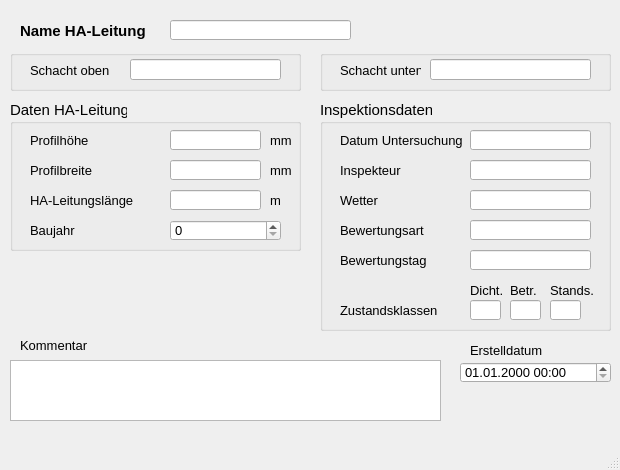
<?xml version="1.0" encoding="UTF-8"?>
<ui version="4.0">
 <class>MainWindow</class>
 <widget class="QMainWindow" name="MainWindow">
  <property name="geometry">
   <rect>
    <x>0</x>
    <y>0</y>
    <width>620</width>
    <height>470</height>
   </rect>
  </property>
  <property name="sizePolicy">
   <sizepolicy hsizetype="Preferred" vsizetype="Preferred">
    <horstretch>0</horstretch>
    <verstretch>0</verstretch>
   </sizepolicy>
  </property>
  <property name="minimumSize">
   <size>
    <width>620</width>
    <height>470</height>
   </size>
  </property>
  <property name="maximumSize">
   <size>
    <width>620</width>
    <height>470</height>
   </size>
  </property>
  <property name="baseSize">
   <size>
    <width>0</width>
    <height>0</height>
   </size>
  </property>
  <property name="font">
   <font>
    <family>Tahoma</family>
    <pointsize>10</pointsize>
   </font>
  </property>
  <property name="windowTitle">
   <string>Haltung Untersuchungsdaten</string>
  </property>
  <widget class="QWidget" name="centralwidget">
   <widget class="QLabel" name="label">
    <property name="geometry">
     <rect>
      <x>20</x>
      <y>20</y>
      <width>141</width>
      <height>21</height>
     </rect>
    </property>
    <property name="font">
     <font>
      <family>Tahoma</family>
      <pointsize>11</pointsize>
      <weight>75</weight>
      <bold>true</bold>
     </font>
    </property>
    <property name="text">
     <string>Name HA-Leitung</string>
    </property>
   </widget>
   <widget class="QGroupBox" name="groupBox">
    <property name="geometry">
     <rect>
      <x>10</x>
      <y>50</y>
      <width>291</width>
      <height>41</height>
     </rect>
    </property>
    <property name="font">
     <font>
      <family>Tahoma</family>
      <pointsize>11</pointsize>
     </font>
    </property>
    <property name="title">
     <string/>
    </property>
    <widget class="QLabel" name="label_3">
     <property name="geometry">
      <rect>
       <x>20</x>
       <y>10</y>
       <width>91</width>
       <height>21</height>
      </rect>
     </property>
     <property name="font">
      <font>
       <family>Tahoma</family>
       <pointsize>10</pointsize>
      </font>
     </property>
     <property name="text">
      <string>Schacht oben</string>
     </property>
    </widget>
    <widget class="QLineEdit" name="schoben">
     <property name="geometry">
      <rect>
       <x>120</x>
       <y>9</y>
       <width>151</width>
       <height>21</height>
      </rect>
     </property>
     <property name="font">
      <font>
       <family>Tahoma</family>
       <pointsize>10</pointsize>
      </font>
     </property>
     <property name="toolTip">
      <string>&lt;html&gt;&lt;head/&gt;&lt;body&gt;&lt;p&gt;Name des oberen Schachts&lt;/p&gt;&lt;/body&gt;&lt;/html&gt;</string>
     </property>
     <property name="statusTip">
      <string>Name des oberen Schachts</string>
     </property>
    </widget>
   </widget>
   <widget class="QGroupBox" name="groupBox_3">
    <property name="geometry">
     <rect>
      <x>320</x>
      <y>50</y>
      <width>291</width>
      <height>41</height>
     </rect>
    </property>
    <property name="font">
     <font>
      <family>Tahoma</family>
      <pointsize>11</pointsize>
     </font>
    </property>
    <property name="title">
     <string/>
    </property>
    <widget class="QLabel" name="label_9">
     <property name="geometry">
      <rect>
       <x>20</x>
       <y>10</y>
       <width>81</width>
       <height>21</height>
      </rect>
     </property>
     <property name="font">
      <font>
       <family>Tahoma</family>
       <pointsize>10</pointsize>
      </font>
     </property>
     <property name="text">
      <string>Schacht unten</string>
     </property>
    </widget>
    <widget class="QLineEdit" name="schunten">
     <property name="geometry">
      <rect>
       <x>110</x>
       <y>9</y>
       <width>161</width>
       <height>21</height>
      </rect>
     </property>
     <property name="font">
      <font>
       <family>Tahoma</family>
       <pointsize>10</pointsize>
      </font>
     </property>
     <property name="toolTip">
      <string>&lt;html&gt;&lt;head/&gt;&lt;body&gt;&lt;p&gt;Name des unteren Schachts&lt;/p&gt;&lt;/body&gt;&lt;/html&gt;</string>
     </property>
     <property name="statusTip">
      <string>Name des unteren Schachts</string>
     </property>
    </widget>
   </widget>
   <widget class="QTextEdit" name="kommentar">
    <property name="geometry">
     <rect>
      <x>10</x>
      <y>360</y>
      <width>431</width>
      <height>61</height>
     </rect>
    </property>
    <property name="font">
     <font>
      <family>Tahoma</family>
      <pointsize>10</pointsize>
     </font>
    </property>
    <property name="toolTip">
     <string>&lt;html&gt;&lt;head/&gt;&lt;body&gt;&lt;p&gt;Platz für zusätzliche Kommentare&lt;/p&gt;&lt;/body&gt;&lt;/html&gt;</string>
    </property>
    <property name="statusTip">
     <string>Platz für zusätzliche Kommentare</string>
    </property>
   </widget>
   <widget class="QLabel" name="label_22">
    <property name="geometry">
     <rect>
      <x>20</x>
      <y>335</y>
      <width>81</width>
      <height>21</height>
     </rect>
    </property>
    <property name="font">
     <font>
      <family>Tahoma</family>
      <pointsize>10</pointsize>
     </font>
    </property>
    <property name="text">
     <string>Kommentar</string>
    </property>
   </widget>
   <widget class="QLineEdit" name="haltnam">
    <property name="geometry">
     <rect>
      <x>170</x>
      <y>20</y>
      <width>181</width>
      <height>20</height>
     </rect>
    </property>
    <property name="font">
     <font>
      <family>Tahoma</family>
      <pointsize>10</pointsize>
     </font>
    </property>
    <property name="toolTip">
     <string>&lt;html&gt;&lt;head/&gt;&lt;body&gt;&lt;p&gt;Eindeutige Bezeichung&lt;/p&gt;&lt;/body&gt;&lt;/html&gt;</string>
    </property>
    <property name="statusTip">
     <string>Eindeutige Bezeichung</string>
    </property>
   </widget>
   <widget class="QGroupBox" name="groupBox_2">
    <property name="geometry">
     <rect>
      <x>10</x>
      <y>100</y>
      <width>291</width>
      <height>151</height>
     </rect>
    </property>
    <property name="font">
     <font>
      <family>Tahoma</family>
      <pointsize>11</pointsize>
     </font>
    </property>
    <property name="title">
     <string>Daten HA-Leitung</string>
    </property>
    <widget class="QLabel" name="label_7">
     <property name="geometry">
      <rect>
       <x>20</x>
       <y>60</y>
       <width>101</width>
       <height>21</height>
      </rect>
     </property>
     <property name="font">
      <font>
       <family>Tahoma</family>
       <pointsize>10</pointsize>
      </font>
     </property>
     <property name="text">
      <string>Profilbreite</string>
     </property>
    </widget>
    <widget class="QLabel" name="label_20">
     <property name="geometry">
      <rect>
       <x>260</x>
       <y>60</y>
       <width>31</width>
       <height>21</height>
      </rect>
     </property>
     <property name="font">
      <font>
       <family>Tahoma</family>
       <pointsize>10</pointsize>
      </font>
     </property>
     <property name="text">
      <string>mm</string>
     </property>
    </widget>
    <widget class="QLabel" name="label_21">
     <property name="geometry">
      <rect>
       <x>260</x>
       <y>90</y>
       <width>31</width>
       <height>21</height>
      </rect>
     </property>
     <property name="font">
      <font>
       <family>Tahoma</family>
       <pointsize>10</pointsize>
      </font>
     </property>
     <property name="text">
      <string>m </string>
     </property>
    </widget>
    <widget class="QLineEdit" name="laenge">
     <property name="geometry">
      <rect>
       <x>160</x>
       <y>90</y>
       <width>91</width>
       <height>20</height>
      </rect>
     </property>
     <property name="font">
      <font>
       <family>Tahoma</family>
       <pointsize>10</pointsize>
      </font>
     </property>
     <property name="toolTip">
      <string/>
     </property>
     <property name="statusTip">
      <string/>
     </property>
    </widget>
    <widget class="QLabel" name="label_17">
     <property name="geometry">
      <rect>
       <x>20</x>
       <y>90</y>
       <width>151</width>
       <height>21</height>
      </rect>
     </property>
     <property name="font">
      <font>
       <family>Tahoma</family>
       <pointsize>10</pointsize>
      </font>
     </property>
     <property name="text">
      <string>HA-Leitungslänge</string>
     </property>
    </widget>
    <widget class="QLineEdit" name="hoehe">
     <property name="geometry">
      <rect>
       <x>160</x>
       <y>30</y>
       <width>91</width>
       <height>20</height>
      </rect>
     </property>
     <property name="font">
      <font>
       <family>Tahoma</family>
       <pointsize>10</pointsize>
      </font>
     </property>
     <property name="toolTip">
      <string>&lt;html&gt;&lt;head/&gt;&lt;body&gt;&lt;p&gt;Bedeutung hängt vom Profiltyp ab&lt;/p&gt;&lt;/body&gt;&lt;/html&gt;</string>
     </property>
     <property name="statusTip">
      <string>Bedeutung hängt vom Profiltyp ab</string>
     </property>
    </widget>
    <widget class="QLabel" name="label_16">
     <property name="geometry">
      <rect>
       <x>260</x>
       <y>30</y>
       <width>31</width>
       <height>21</height>
      </rect>
     </property>
     <property name="font">
      <font>
       <family>Tahoma</family>
       <pointsize>10</pointsize>
      </font>
     </property>
     <property name="text">
      <string>mm</string>
     </property>
    </widget>
    <widget class="QLineEdit" name="breite">
     <property name="geometry">
      <rect>
       <x>160</x>
       <y>60</y>
       <width>91</width>
       <height>20</height>
      </rect>
     </property>
     <property name="font">
      <font>
       <family>Tahoma</family>
       <pointsize>10</pointsize>
      </font>
     </property>
     <property name="toolTip">
      <string>&lt;html&gt;&lt;head/&gt;&lt;body&gt;&lt;p&gt;Bedeutung hängt vom Profiltyp ab&lt;/p&gt;&lt;/body&gt;&lt;/html&gt;</string>
     </property>
     <property name="statusTip">
      <string>Bedeutung hängt vom Profiltyp ab</string>
     </property>
    </widget>
    <widget class="QLabel" name="label_6">
     <property name="geometry">
      <rect>
       <x>20</x>
       <y>30</y>
       <width>101</width>
       <height>21</height>
      </rect>
     </property>
     <property name="font">
      <font>
       <family>Tahoma</family>
       <pointsize>10</pointsize>
      </font>
     </property>
     <property name="text">
      <string>Profilhöhe</string>
     </property>
    </widget>
    <widget class="QLabel" name="label_60">
     <property name="geometry">
      <rect>
       <x>20</x>
       <y>120</y>
       <width>151</width>
       <height>21</height>
      </rect>
     </property>
     <property name="font">
      <font>
       <family>Tahoma</family>
       <pointsize>10</pointsize>
      </font>
     </property>
     <property name="text">
      <string>Baujahr</string>
     </property>
    </widget>
    <widget class="QSpinBox" name="Baujahr">
     <property name="geometry">
      <rect>
       <x>160</x>
       <y>120</y>
       <width>111</width>
       <height>21</height>
      </rect>
     </property>
     <property name="font">
      <font>
       <family>Tahoma</family>
       <pointsize>10</pointsize>
      </font>
     </property>
     <property name="toolTip">
      <string/>
     </property>
     <property name="statusTip">
      <string/>
     </property>
     <property name="maximum">
      <number>9999</number>
     </property>
    </widget>
   </widget>
   <widget class="QLabel" name="label_71">
    <property name="geometry">
     <rect>
      <x>470</x>
      <y>340</y>
      <width>91</width>
      <height>21</height>
     </rect>
    </property>
    <property name="text">
     <string>Erstelldatum</string>
    </property>
   </widget>
   <widget class="QgsDateTimeEdit" name="createdat">
    <property name="geometry">
     <rect>
      <x>460</x>
      <y>362</y>
      <width>151</width>
      <height>21</height>
     </rect>
    </property>
    <property name="font">
     <font>
      <family>Tahoma</family>
      <pointsize>10</pointsize>
     </font>
    </property>
    <property name="currentSection">
     <enum>QDateTimeEdit::DaySection</enum>
    </property>
    <property name="displayFormat">
     <string>dd.MM.yyyy HH:mm</string>
    </property>
   </widget>
   <widget class="QGroupBox" name="groupBox_4">
    <property name="geometry">
     <rect>
      <x>320</x>
      <y>100</y>
      <width>291</width>
      <height>231</height>
     </rect>
    </property>
    <property name="font">
     <font>
      <family>Tahoma</family>
      <pointsize>11</pointsize>
     </font>
    </property>
    <property name="title">
     <string>Inspektionsdaten</string>
    </property>
    <widget class="QLabel" name="label_61">
     <property name="geometry">
      <rect>
       <x>20</x>
       <y>30</y>
       <width>151</width>
       <height>21</height>
      </rect>
     </property>
     <property name="font">
      <font>
       <family>Tahoma</family>
       <pointsize>10</pointsize>
      </font>
     </property>
     <property name="text">
      <string>Datum Untersuchung</string>
     </property>
    </widget>
    <widget class="QLineEdit" name="untersuchtag">
     <property name="geometry">
      <rect>
       <x>150</x>
       <y>30</y>
       <width>121</width>
       <height>20</height>
      </rect>
     </property>
     <property name="font">
      <font>
       <family>Tahoma</family>
       <pointsize>10</pointsize>
      </font>
     </property>
     <property name="toolTip">
      <string/>
     </property>
     <property name="statusTip">
      <string/>
     </property>
    </widget>
    <widget class="QLabel" name="label_62">
     <property name="geometry">
      <rect>
       <x>20</x>
       <y>60</y>
       <width>111</width>
       <height>21</height>
      </rect>
     </property>
     <property name="font">
      <font>
       <family>Tahoma</family>
       <pointsize>10</pointsize>
      </font>
     </property>
     <property name="text">
      <string>Inspekteur</string>
     </property>
    </widget>
    <widget class="QLineEdit" name="untersucher">
     <property name="geometry">
      <rect>
       <x>150</x>
       <y>60</y>
       <width>121</width>
       <height>20</height>
      </rect>
     </property>
     <property name="font">
      <font>
       <family>Tahoma</family>
       <pointsize>10</pointsize>
      </font>
     </property>
     <property name="toolTip">
      <string>&lt;html&gt;&lt;head/&gt;&lt;body&gt;&lt;p&gt;Name bzw. Kürzel&lt;/p&gt;&lt;/body&gt;&lt;/html&gt;</string>
     </property>
     <property name="statusTip">
      <string>Name bzw. Kürzel</string>
     </property>
    </widget>
    <widget class="QLabel" name="label_63">
     <property name="geometry">
      <rect>
       <x>20</x>
       <y>90</y>
       <width>151</width>
       <height>21</height>
      </rect>
     </property>
     <property name="font">
      <font>
       <family>Tahoma</family>
       <pointsize>10</pointsize>
      </font>
     </property>
     <property name="text">
      <string>Wetter</string>
     </property>
    </widget>
    <widget class="QLineEdit" name="wetter">
     <property name="geometry">
      <rect>
       <x>150</x>
       <y>90</y>
       <width>121</width>
       <height>20</height>
      </rect>
     </property>
     <property name="font">
      <font>
       <family>Tahoma</family>
       <pointsize>10</pointsize>
      </font>
     </property>
     <property name="toolTip">
      <string>&lt;html&gt;&lt;head/&gt;&lt;body&gt;&lt;p&gt;Wetter am Untersuchungstag&lt;/p&gt;&lt;/body&gt;&lt;/html&gt;</string>
     </property>
     <property name="statusTip">
      <string>Wetter am Untersuchungstag</string>
     </property>
    </widget>
    <widget class="QLabel" name="label_64">
     <property name="geometry">
      <rect>
       <x>20</x>
       <y>120</y>
       <width>151</width>
       <height>21</height>
      </rect>
     </property>
     <property name="font">
      <font>
       <family>Tahoma</family>
       <pointsize>10</pointsize>
      </font>
     </property>
     <property name="text">
      <string>Bewertungsart</string>
     </property>
    </widget>
    <widget class="QLineEdit" name="bewertungsart">
     <property name="geometry">
      <rect>
       <x>150</x>
       <y>120</y>
       <width>121</width>
       <height>20</height>
      </rect>
     </property>
     <property name="font">
      <font>
       <family>Tahoma</family>
       <pointsize>10</pointsize>
      </font>
     </property>
     <property name="toolTip">
      <string>&lt;html&gt;&lt;head/&gt;&lt;body&gt;&lt;p&gt;Bezeichnung des verwendeten Bewertungsmodells (z.B. DWA-M 149-3)&lt;/p&gt;&lt;/body&gt;&lt;/html&gt;</string>
     </property>
     <property name="statusTip">
      <string>Bezeichnung des verwendeten Bewertungsmodells (z.B. DWA-M 149-3)</string>
     </property>
    </widget>
    <widget class="QLabel" name="label_65">
     <property name="geometry">
      <rect>
       <x>20</x>
       <y>150</y>
       <width>151</width>
       <height>21</height>
      </rect>
     </property>
     <property name="font">
      <font>
       <family>Tahoma</family>
       <pointsize>10</pointsize>
      </font>
     </property>
     <property name="text">
      <string>Bewertungstag</string>
     </property>
    </widget>
    <widget class="QLineEdit" name="bewertungstag">
     <property name="geometry">
      <rect>
       <x>150</x>
       <y>150</y>
       <width>121</width>
       <height>20</height>
      </rect>
     </property>
     <property name="font">
      <font>
       <family>Tahoma</family>
       <pointsize>10</pointsize>
      </font>
     </property>
     <property name="toolTip">
      <string>&lt;html&gt;&lt;head/&gt;&lt;body&gt;&lt;p&gt;Datum des Tages, an dem die Bewertung durchgeführt wurde&lt;/p&gt;&lt;/body&gt;&lt;/html&gt;</string>
     </property>
     <property name="statusTip">
      <string>Datum des Tages, an dem die Bewertung durchgeführt wurde</string>
     </property>
    </widget>
    <widget class="QLabel" name="label_38">
     <property name="geometry">
      <rect>
       <x>230</x>
       <y>180</y>
       <width>51</width>
       <height>21</height>
      </rect>
     </property>
     <property name="font">
      <font>
       <family>Tahoma</family>
       <pointsize>10</pointsize>
      </font>
     </property>
     <property name="text">
      <string>Stands.</string>
     </property>
    </widget>
    <widget class="QLabel" name="label_37">
     <property name="geometry">
      <rect>
       <x>190</x>
       <y>180</y>
       <width>41</width>
       <height>21</height>
      </rect>
     </property>
     <property name="font">
      <font>
       <family>Tahoma</family>
       <pointsize>10</pointsize>
      </font>
     </property>
     <property name="text">
      <string>Betr.</string>
     </property>
    </widget>
    <widget class="QLabel" name="label_36">
     <property name="geometry">
      <rect>
       <x>20</x>
       <y>200</y>
       <width>121</width>
       <height>21</height>
      </rect>
     </property>
     <property name="font">
      <font>
       <family>Tahoma</family>
       <pointsize>10</pointsize>
      </font>
     </property>
     <property name="text">
      <string>Zustandsklassen</string>
     </property>
    </widget>
    <widget class="QLabel" name="label_39">
     <property name="geometry">
      <rect>
       <x>150</x>
       <y>180</y>
       <width>41</width>
       <height>21</height>
      </rect>
     </property>
     <property name="font">
      <font>
       <family>Tahoma</family>
       <pointsize>10</pointsize>
      </font>
     </property>
     <property name="text">
      <string>Dicht.</string>
     </property>
    </widget>
    <widget class="QLineEdit" name="max_ZD">
     <property name="geometry">
      <rect>
       <x>150</x>
       <y>200</y>
       <width>31</width>
       <height>20</height>
      </rect>
     </property>
     <property name="toolTip">
      <string>&lt;html&gt;&lt;head/&gt;&lt;body&gt;&lt;p&gt;Zustandsklasse Dichtheit&lt;/p&gt;&lt;/body&gt;&lt;/html&gt;</string>
     </property>
     <property name="statusTip">
      <string>Zustandsklasse Dichtheit</string>
     </property>
    </widget>
    <widget class="QLineEdit" name="max_ZS">
     <property name="geometry">
      <rect>
       <x>230</x>
       <y>200</y>
       <width>31</width>
       <height>20</height>
      </rect>
     </property>
     <property name="toolTip">
      <string>&lt;html&gt;&lt;head/&gt;&lt;body&gt;&lt;p&gt;Zustandsklasse Standsicherheit&lt;/p&gt;&lt;/body&gt;&lt;/html&gt;</string>
     </property>
     <property name="statusTip">
      <string>Zustandsklasse Standsicherheit</string>
     </property>
    </widget>
    <widget class="QLineEdit" name="max_ZB">
     <property name="geometry">
      <rect>
       <x>190</x>
       <y>200</y>
       <width>31</width>
       <height>20</height>
      </rect>
     </property>
     <property name="toolTip">
      <string>&lt;html&gt;&lt;head/&gt;&lt;body&gt;&lt;p&gt;Zustandsklasse Betriebssicherheit&lt;/p&gt;&lt;/body&gt;&lt;/html&gt;</string>
     </property>
     <property name="statusTip">
      <string>Zustandsklasse Betriebssicherheit</string>
     </property>
    </widget>
   </widget>
  </widget>
  <widget class="QMenuBar" name="menubar">
   <property name="geometry">
    <rect>
     <x>0</x>
     <y>0</y>
     <width>620</width>
     <height>22</height>
    </rect>
   </property>
  </widget>
  <widget class="QStatusBar" name="statusbar"/>
 </widget>
 <customwidgets>
  <customwidget>
   <class>QgsDateTimeEdit</class>
   <extends>QDateTimeEdit</extends>
   <header>qgsdatetimeedit.h</header>
  </customwidget>
 </customwidgets>
 <tabstops>
  <tabstop>haltnam</tabstop>
  <tabstop>hoehe</tabstop>
  <tabstop>breite</tabstop>
  <tabstop>laenge</tabstop>
  <tabstop>createdat</tabstop>
  <tabstop>kommentar</tabstop>
 </tabstops>
 <resources/>
 <connections/>
</ui>
